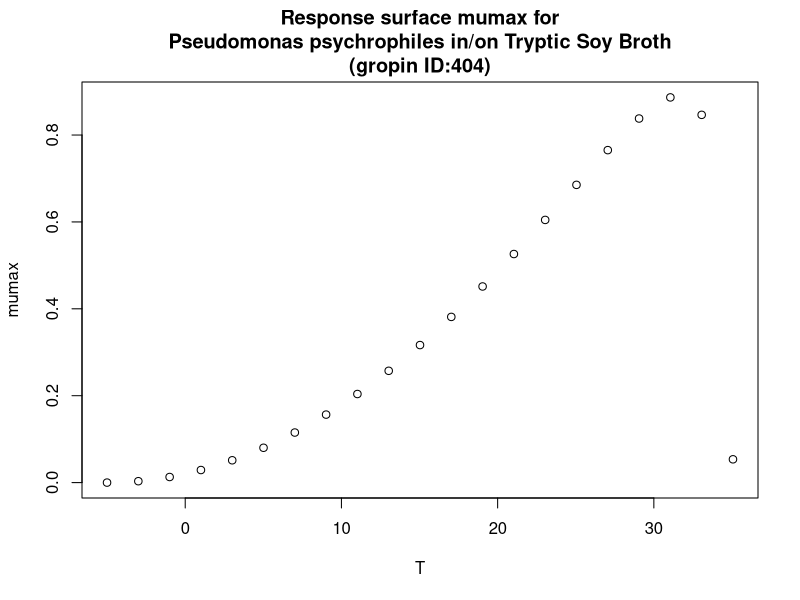

Source code (R):
#############################
# start of Parameter script
#############################
T <- seq(-5.005,35.0649350649351,length.out=21)
#############################
# end of Parameter script
#############################
############################# 
# start of Model script Gropin ID 404 
#############################
 
# constant coefficients for this model
 
variables <- data.frame(T)
argumentsPar <- expand.grid(variables)
 
# heart of the model
response_surface <- function(T) {
   mumax <-(8.9*(10^-1)*(T-35.1)*((T+5)^2))/((31.6+5)*((31.6+5)*(T-31.6)-(31.6-35.1)*(31.6-5-2*T)))

return(mumax=mumax)
} 

# output parameters
responseSurface <- cbind(argumentsPar,response_surface(argumentsPar['T']))
colnames(responseSurface) <- c(colnames(argumentsPar),'mumax')
#############################
# End of Model script
#############################
############################# 
# start of Visualisation script Gropin ID 404 
#############################
plot(T,responseSurface$'mumax',xlab='T',
                          ylab='mumax',main='Response surface mumax for
Pseudomonas psychrophiles in/on Tryptic Soy Broth
(gropin ID:404)')
#############################
# End of Visualisation script
#############################
